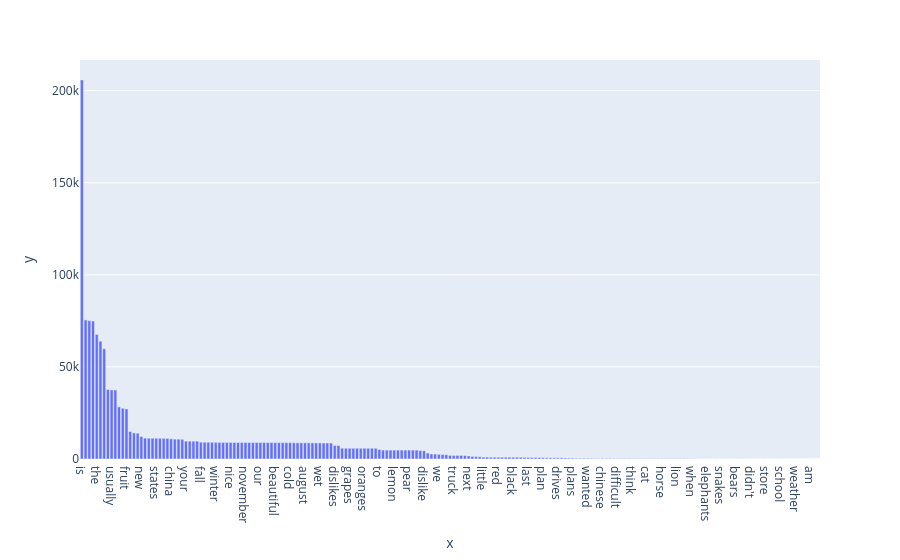

The notebook cell saved with this chart:
### Code cell
# Plot barplot using plotly 
fig = px.bar(x = english_words, y = english_counts)
fig.show()

### Figure 1 — Plotly figure (JSON) as saved in the notebook; plotly's stock layout.template omitted (floating-point values rounded to 4 significant figures; data arrays with more than 128 entries replaced by an {"elided": "..."} marker saying what was removed)
{"data": [{"alignmentgroup": "True", "hovertemplate": "x=%{x}<br>y=%{y}<extra></extra>", "legendgroup": "", "marker": {"color": "#636efa"}, "name": "", "offsetgroup": "", "orientation": "v", "showlegend": false, "textposition": "auto", "type": "bar", "x": {"elided": "199 str values"}, "xaxis": "x", "y": {"elided": "199 int values"}, "yaxis": "y"}], "layout": {"barmode": "relative", "legend": {"tracegroupgap": 0}, "margin": {"t": 60}, "xaxis": {"anchor": "y", "domain": [0, 1], "title": {"text": "x"}}, "yaxis": {"anchor": "x", "domain": [0, 1], "title": {"text": "y"}}}}
